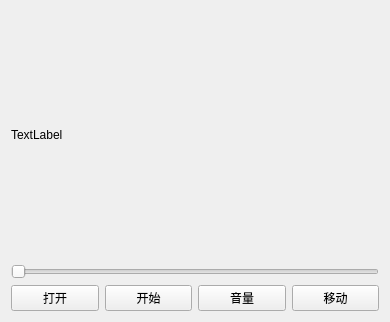
<?xml version="1.0" encoding="UTF-8"?>
<ui version="4.0">
 <class>Widget</class>
 <widget class="QWidget" name="Widget">
  <property name="geometry">
   <rect>
    <x>0</x>
    <y>0</y>
    <width>390</width>
    <height>322</height>
   </rect>
  </property>
  <property name="windowTitle">
   <string>Widget</string>
  </property>
  <layout class="QVBoxLayout" name="verticalLayout">
   <item>
    <widget class="QLabel" name="label">
     <property name="sizePolicy">
      <sizepolicy hsizetype="Preferred" vsizetype="Expanding">
       <horstretch>0</horstretch>
       <verstretch>0</verstretch>
      </sizepolicy>
     </property>
     <property name="text">
      <string>TextLabel</string>
     </property>
    </widget>
   </item>
   <item>
    <widget class="QSlider" name="horizontalSlider">
     <property name="orientation">
      <enum>Qt::Horizontal</enum>
     </property>
    </widget>
   </item>
   <item>
    <layout class="QHBoxLayout" name="horizontalLayout">
     <item>
      <widget class="QPushButton" name="pushButton_4">
       <property name="text">
        <string>打开</string>
       </property>
      </widget>
     </item>
     <item>
      <widget class="QPushButton" name="pushButton">
       <property name="text">
        <string>开始</string>
       </property>
      </widget>
     </item>
     <item>
      <widget class="QPushButton" name="pushButton_2">
       <property name="text">
        <string>音量</string>
       </property>
      </widget>
     </item>
     <item>
      <widget class="QPushButton" name="pushButton_3">
       <property name="text">
        <string>移动</string>
       </property>
      </widget>
     </item>
    </layout>
   </item>
  </layout>
 </widget>
 <layoutdefault spacing="6" margin="11"/>
 <resources/>
 <connections/>
</ui>
